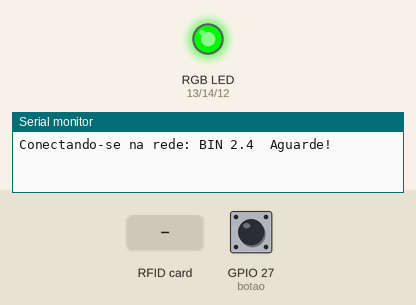
This sketch was run on a simulated ESP32. Parts: an RGB LED mixed from three pins (HIGH = lit), the last lines printed to the serial monitor. The inputs (shaded band) are chosen by the test bench; at power-on: GPIO 27 (botao) HIGH. WiFi joins after 1.5 s; servers stay silent unless stated; no MQTT or app messages arrive unless stated.

Above: at 0.1 s.
At 1.1 s:
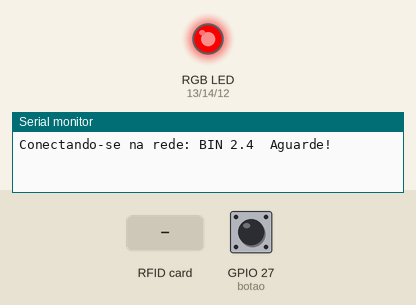
At 2.7 s:
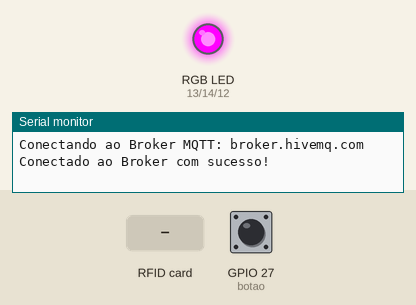
2.8 s: GPIO 27 (botao) pulled LOW for 1 s
5.3 s: RFID card 95 60 95 60 held to the reader
Timing chart, 0 to 8.3 s (numbered marks = the images above; inputs shaded):
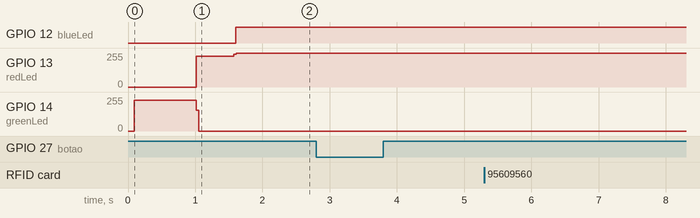

The sketch:

DispositivoOneID.ino
```cpp
#include <SPI.h>
#include <ArduinoJson.h>
#include <WiFi.h>
#include <PubSubClient.h>
#include <analogWrite.h>
#include <MFRC522.h>

#define RST_PIN 22
#define SS_PIN 21

#define redLed 13
#define greenLed 14
#define blueLed 12
#define botao 27

//WiFi
const char* SSID = "BIN 2.4";
const char* PASSWORD = "95609560";
WiFiClient wifiClient;

//MQTT Server
const char* BROKER_MQTT = "broker.hivemq.com";
int BROKER_PORT = 1883;

#define ID_MQTT  "disp_oneid" // Codigo do Dispositivo
#define TOPIC_PUB "bgmbnewgen8462/oneid/empresa/request"
#define TOPIC_SUB "bgmbnewgen8462/oneid/empresa/response"
//#define userJuridico "NewGen"
//String TOPIC_PUB = String(PUB) + String(userJuridico);
//String TOPIC_SUB = String(SUB) + String(userJuridico);
PubSubClient MQTT(wifiClient);

//Declaração das Funções
void mantemConexoes();
void conectaWiFi();
void conectaMQTT();
void enviaPacote();
void recebePacote(char* topic, byte* payload, unsigned int length);

MFRC522 mfrc522(SS_PIN, RST_PIN);
unsigned long millisWifi, tempoResposta, tempoAguradaWifi = millis();
String tag = "";
int estado = 1;
String servico = "1";

void setup() {
  Serial.begin(115200);
  SPI.begin();
  mfrc522.PCD_Init();
  conectaWiFi();
  MQTT.setServer(BROKER_MQTT, BROKER_PORT);
  MQTT.setCallback(recebePacote);
  pinMode(botao, INPUT_PULLUP);
  attachInterrupt(digitalPinToInterrupt(botao), verificaBotaoServico, RISING);
}

void loop() {
  if (canInterrupt()) {
    mantemConexoes();
    switch (estado)
    {
      case 1:// Aguandando Tag
        estadoLedAguadandoTag();
        leRfid();
        pubMessage();
        estado = 2;
        break;
      case 2://Aguarda Resposta
        MQTT.loop();
        break;
      case 3://Sucesso
        estadoLedPositivoTag();
        if ((millis() - tempoResposta) > 3000) {
          tempoResposta = millis();
          estado = 1;
        }
        break;
      case 4://Negativo
        estadoLedNegativoTag();
        if ((millis() - tempoResposta) > 3000) {
          tempoResposta = millis();
          estado = 1;
        }
        break;
    }
  }
}

void verificaBotaoServico()
{
  if (canInterrupt()) {
    if (servico == "1") {
      servico = "2";
      for (int i = 1; i >= 2; i++)
      {
        estadoLedPositivoTag();
        delayMicroseconds(1000);
        estadoLedAguadandoTag();
        delayMicroseconds(1000);
        estadoLedPositivoTag();
        delayMicroseconds(1000);
        estadoLedAguadandoTag();
      }
    } else {
      servico = "1";
      estadoLedPositivoTag();
      delayMicroseconds(1000);
      estadoLedAguadandoTag();
    }
    Serial.println(servico);
  }
}

void pubMessage()
{
  StaticJsonDocument<96> doc;
  doc["idTag"] = tag;
  doc["idDispositivo"] = ID_MQTT;
  doc["servico"] = servico;
  String output;
  serializeJson(doc, output);
  char Buf[100];
  output.toCharArray(Buf, 100);
  Serial.println(output);
  MQTT.publish(TOPIC_PUB, Buf, 1);
}

void leRfid() {
  tag = "";
  while ( ! mfrc522.PICC_IsNewCardPresent())
  {
    delay(100);
  }
  if ( ! mfrc522.PICC_ReadCardSerial())
  {
    return;
  }
  for (byte i = 0; i < mfrc522.uid.size; i++) {
    tag.concat(String(mfrc522.uid.uidByte[i], HEX));
  }
  tag.toUpperCase();
}

bool canInterrupt() {
  static unsigned long last_interrupt_time = 0;
  unsigned long interrupt_time = millis();

  // Verifica se a ultima interrupção foi à 200 ms
  if (interrupt_time - last_interrupt_time > 1500)
  {
    last_interrupt_time = interrupt_time;
    return true;
  }
  return false;
}

void mantemConexoes() {
  if (!MQTT.connected()) {
    estado = 1;
    conectaMQTT();
  }

  conectaWiFi(); //se não há conexão com o WiFI, a conexão é refeita
}

void conectaWiFi() {

  if (WiFi.status() == WL_CONNECTED) {
    return;
  }
  estado = 1;
  Serial.print("Conectando-se na rede: ");
  Serial.print(SSID);
  Serial.println("  Aguarde!");

  WiFi.begin(SSID, PASSWORD); // Conecta na rede WI-FI
  while (WiFi.status() != WL_CONNECTED) {
    if ((millis() - millisWifi) < 1000) {
      estadoLedPositivoTag();
    } else {
      estadoLedNegativoTag();
    }
    if ((millis() - millisWifi) > 2000) {
      millisWifi = millis();
    }
    if ((millis() - tempoAguradaWifi) > 10000) {
      tempoAguradaWifi = millis();
      conectaWiFi();
    }
  }

  Serial.println();
  Serial.print("Conectado com sucesso, na rede: ");
  Serial.print(SSID);
  Serial.print("  IP obtido: ");
  Serial.println(WiFi.localIP());
}

void conectaMQTT() {
  while (!MQTT.connected()) {
    Serial.print("Conectando ao Broker MQTT: ");
    Serial.println(BROKER_MQTT);
    if (MQTT.connect(ID_MQTT)) {
      Serial.println("Conectado ao Broker com sucesso!");
      MQTT.subscribe(TOPIC_SUB);
    }
    else {
      estado = 1;
      Serial.println("Nao foi possivel se conectar ao broker.");
      Serial.println("Nova tentatica de conexao em 10s");
      delay(10000);
    }
  }
}

void recebePacote(char* topic, byte* payload, unsigned int length)
{
  String msg;
  //obtem a string do payload recebido
  for (int i = 0; i < length; i++)
  {
    char c = (char)payload[i];
    msg += c;
  }
  Serial.println(msg);
  deserializeJsonMessage(msg);
}

void deserializeJsonMessage(String msg)
{
  StaticJsonDocument<96> doc;

  DeserializationError error = deserializeJson(doc, msg);

  if (error) {
    Serial.print(F("deserializeJson() failed: "));
    Serial.println(error.f_str());
    return;
  }

  String codDispositivo = doc["codDispositivo"]; // 0
  int resultado = doc["resultado"];
  controlaResultado(resultado, codDispositivo);
}

void controlaResultado(int resultado, String codDispositivo) {
  if (codDispositivo == ID_MQTT) {
    switch (resultado)
    {
      case 1:
        estado = 3;
        break;
      case 0:
        estado = 4;
        break;
    }
  }
}

void limpaLedRGB() {
  analogWrite(redLed, 0);
  analogWrite(greenLed, 0);
  analogWrite(blueLed, 0);
}

void estadoLedAguadandoTag() {
  limpaLedRGB();
  analogWrite(redLed, 255);
  analogWrite(greenLed, 0);
  analogWrite(blueLed, 255);
}

void estadoLedPositivoTag() {
  limpaLedRGB();
  analogWrite(redLed, 0);
  analogWrite(greenLed, 255);
  analogWrite(blueLed, 0);
}

void estadoLedNegativoTag() {
  limpaLedRGB();
  analogWrite(redLed, 255);
  analogWrite(greenLed, 0);
  analogWrite(blueLed, 0);
}
```
